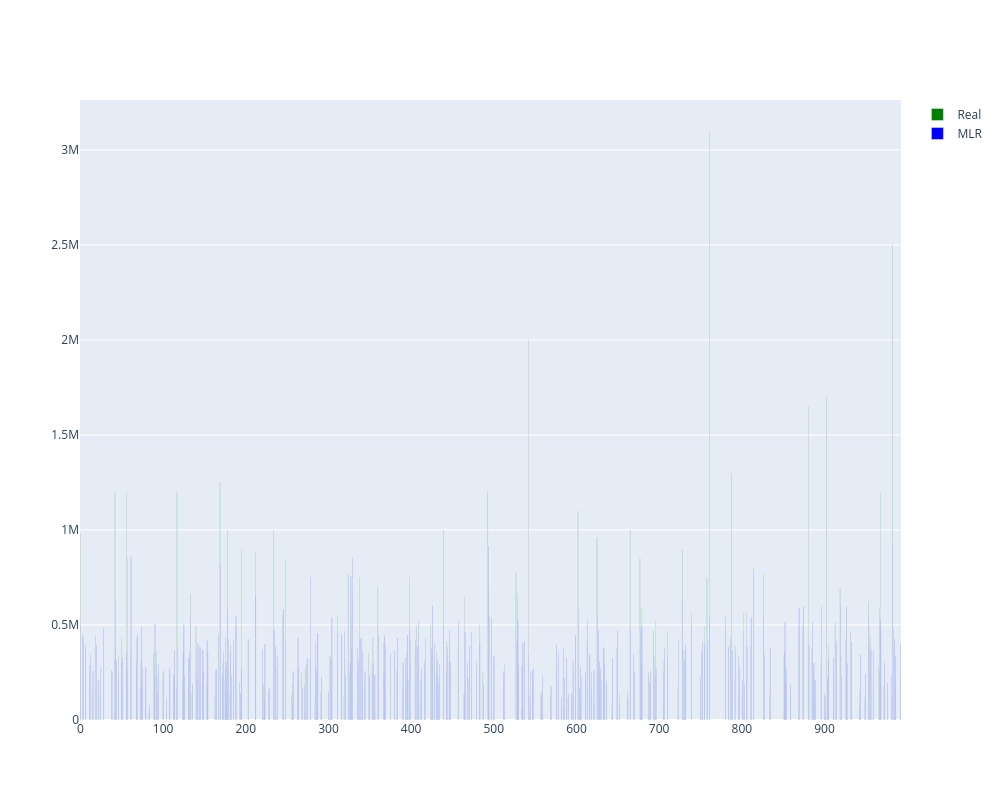

The code cell stored with this chart in its notebook:
### Code cell
import plotly.graph_objects as go

# Grafico preço real e valor previsto
fig = go.Figure(
    data=[
        go.Bar(x=X_train_27.ID, y=y_test27.Price_Real, name="Real", marker_color='green'),
        go.Bar(x=X_train_27.ID, y=y_test27.Price_prev, name="MLR",  marker_color='blue'),
    ],
)
fig.update_layout(
    autosize=False,
    width=1000,
    height=800)

fig.show()

### Figure 1 — Plotly figure (JSON) as saved in the notebook; plotly's stock layout.template omitted (floating-point values rounded to 4 significant figures; data arrays with more than 128 entries replaced by an {"elided": "..."} marker saying what was removed)
{"data": [{"marker": {"color": "green"}, "name": "Real", "type": "bar", "x": {"elided": "695 int values"}, "y": {"elided": "298 int values"}}, {"marker": {"color": "blue"}, "name": "MLR", "type": "bar", "x": {"elided": "695 int values"}, "y": {"elided": "298 int values"}}], "layout": {"autosize": false, "height": 800, "width": 1000, "xaxis": {"autorange": true, "range": [-0.5, 992.5], "type": "linear"}, "yaxis": {"autorange": true, "range": [0, 3263000.0], "type": "linear"}}}
